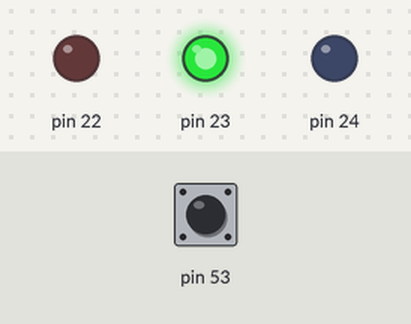
The sketch below on a simulated Arduino Mega 2560, built with avr-gcc and run on an emulated ATmega2560. Shown: output pins drawn as LEDs (lit = HIGH). The inputs (shaded band) are chosen by the test bench; at power-on: pin 53 LOW.

Above: at 13.7 s.
13.8 s: pin 53 driven HIGH
At 15.9 s:
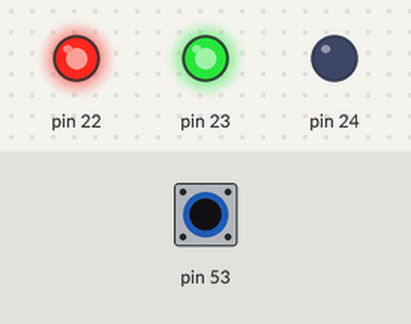
26.2 s: pin 53 driven LOW
At 31.6 s:
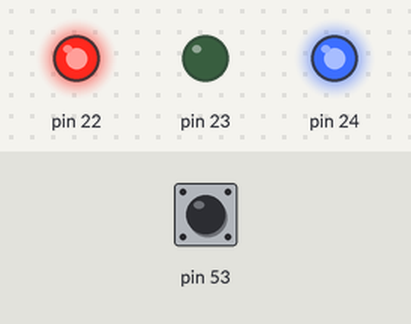
Timing chart, 0 to 44.4 s (numbered marks = the images above; inputs shaded):
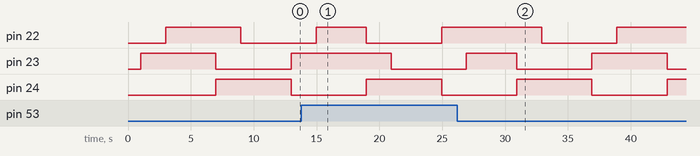

The sketch:

sketch.ino
```cpp
#define F_CPU 16000000UL
#include <avr/io.h>

// PORTA and PORTB
volatile char *ddra  = (char *)0x21;
volatile char *porta = (char *)0x22;
volatile char *ddrb  = (char *)0x24;
volatile char *pinb  = (char *)0x23;
volatile char *portb = (char *)0x25;  // For pull-up

// Timer1 (1 second)
volatile char *tccr1a = (char *)0x80;
volatile char *tccr1b = (char *)0x81;
volatile short *tcnt1 = (short *)0x84;
volatile char *tifr1  = (char *)0x36;

// Timer2 (2 second)
volatile char *tccr2a = (char *)0xB0;
volatile char *tccr2b = (char *)0xB1;
volatile char *tcnt2  = (char *)0xB2;
volatile char *tifr2  = (char *)0x37;

// Timer3 (4 second)
volatile char *tccr3a = (char *)0x90;
volatile char *tccr3b = (char *)0x91;
volatile short *tcnt3 = (short *)0x94;
volatile char *tifr3  = (char *)0x38;

// 1 sec delay using Timer1
void delay_timer1_1sec() {
    *tccr1a = 0x00;
    *tccr1b = (1 << 2) | (1 << 0);  // prescaler = 1024
    *tcnt1 = 49911;                // preload for 1 sec (65536 - 15625)
    while (((*tifr1) & (1 << 0)) == 0);
    *tifr1 |= (1 << 0);
}

// 2 sec delay using Timer2 (8-bit)
void delay_timer2_2sec() {
    *tccr2a = 0x00;
    *tccr2b = (1 << 2) | (1 << 1) | (1 << 0);  // prescaler = 1024
    *tcnt2 = 0;
    unsigned char of_count = 0;
    while (of_count < 122) {
        while (((*tifr2) & (1 << 0)) == 0);
        *tifr2 |= (1 << 0);
        of_count++;
    }
}

// 4 sec delay using Timer3
void delay_timer3_4sec() {
    *tccr3a = 0x00;
    *tccr3b = (1 << 2) | (1 << 0);  // prescaler = 1024
    *tcnt3 = 3036;                 // preload = 65536 - 62500 (4 sec)
    while (((*tifr3) & (1 << 0)) == 0);
    *tifr3 |= (1 << 0);
}

int main() {
    *ddra = 0x07;           // PORTA.0, .1, .2 as output
    *ddrb &= ~(1 << 0);     // PINB0 as input (switch input)
    // No pull-up — you're using external pull-down

    while (1) {
        if (*pinb & (1 << 0)) {
            // Switch Pressed
            delay_timer1_1sec();
            *porta ^= (1 << 0);  // Toggle LED on PA0

            delay_timer2_2sec();
            *porta ^= (1 << 1);  // Toggle LED on PA1

            delay_timer3_4sec();
            *porta ^= (1 << 2);  // Toggle LED on PA2
        } else {
            // Switch Not Pressed
            delay_timer1_1sec();
            *porta ^= (1 << 1);  // Toggle LED on PA1

            delay_timer2_2sec();
            *porta ^= (1 << 0);  // Toggle LED on PA0

            delay_timer3_4sec();
            *porta ^= (1 << 2);  // Toggle LED on PA2
        }
    }
}
```
